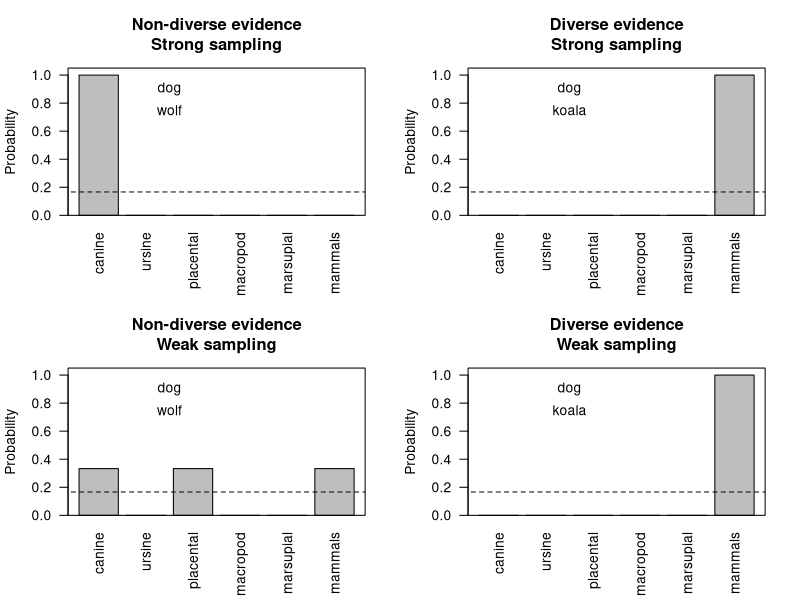

R code for this plot:
## ---- chunk 1
knitr::opts_chunk$set(echo = TRUE)
## ---- chunk 2
hypotheses <- c(
  "canine","ursine","placental",   # labels
  "macropod","marsupial","mammals"
)
nh <- length(hypotheses)    # number of hypotheses
prior <- rep.int(1/nh, nh)  # prior is 1/n_h for all h
names(prior) <- hypotheses  # attach labels

prior
## ---- chunk 3
size <- c(36, 8, 4000, 59, 334, 5000)
names(size) <- hypotheses
size
## ---- chunk 4
entities <- c("dog","wolf","bear","wallaby","kangaroo","koala")
ne <- length(entities)
## ---- chunk 5
# initialise as a matrix of zeross
strong_likelihood <- matrix(0, nh, ne)
rownames(strong_likelihood) <- hypotheses
colnames(strong_likelihood) <- entities

# uniform sampling from the category
strong_likelihood["canine", c("dog", "wolf")] <- 1/size["canine"]
strong_likelihood["ursine", "bear"] <- 1/size["ursine"]
strong_likelihood["macropod", c("wallaby", "kangaroo")] <- 1/size["macropod"]
strong_likelihood["marsupial", c("wallaby", "kangaroo", "koala")] <- 1/size["marsupial"]
strong_likelihood["placental", c("dog", "wolf", "bear")] <- 1/size["placental"]
strong_likelihood["mammals",] <- 1/size["mammals"]

# print
print(strong_likelihood, digits = 4)
## ---- chunk 6
weak_likelihood <- strong_likelihood
weak_likelihood[weak_likelihood != 0] <- 1
print(weak_likelihood)
## ---- chunk 7
get_posterior <- function(data, prior, likelihood){
  post <- prior # start with the prior
  n <- length(data)
  for(i in 1:n) { # loop over the observations
    post <- post * likelihood[, data[i]] # multiply prior by likelihood
  }
  post <- post / sum(post) # normalise by so that posterior sums to 1
  return(post)
}
## ---- chunk 8
nondiverse <- c("dog", "wolf")
diverse <- c("dog", "koala")
## ---- chunk 9
posterior_ns <- get_posterior(nondiverse, prior, strong_likelihood)
posterior_nw <- get_posterior(nondiverse, prior, weak_likelihood)
posterior_ds <- get_posterior(diverse, prior, strong_likelihood)
posterior_dw <- get_posterior(diverse, prior, weak_likelihood)
## ---- chunk 10
draw_posterior <- function(posterior, data, main) {
  barplot(posterior, ylim=c(0, 1.05), las=2, 
          ylab="Probability", main=main)
  text(2.5, .90, data[1])
  text(2.5, .75, data[2])
  lines(x = c(0,nh+1.5), y = c(1,1)/nh, lty=2)
  box()
}
## ---- chunk 11
layout(matrix(1:4,2,2))
draw_posterior(posterior_ns, nondiverse, "Non-diverse evidence\nStrong sampling")
draw_posterior(posterior_nw, nondiverse, "Non-diverse evidence\nWeak sampling")
draw_posterior(posterior_ds, diverse, "Diverse evidence\nStrong sampling")
draw_posterior(posterior_dw, diverse, "Diverse evidence\nWeak sampling")
layout(1)
